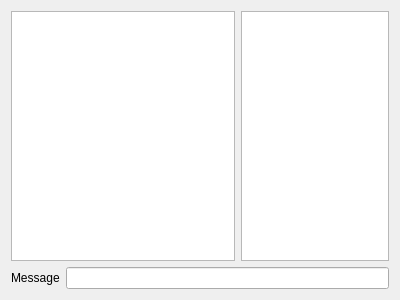
<?xml version="1.0" encoding="UTF-8"?>
<ui version="4.0">
 <class>qChat</class>
 <widget class="QWidget" name="qChat">
  <property name="geometry">
   <rect>
    <x>0</x>
    <y>0</y>
    <width>400</width>
    <height>300</height>
   </rect>
  </property>
  <property name="windowTitle">
   <string>Simple Chat</string>
  </property>
  <layout class="QVBoxLayout" name="verticalLayout">
   <item>
    <layout class="QHBoxLayout" name="horizontalLayout">
     <item>
      <widget class="QTextEdit" name="textEdit">
       <property name="readOnly">
        <bool>true</bool>
       </property>
      </widget>
     </item>
     <item>
      <widget class="QListWidget" name="userList">
       <property name="maximumSize">
        <size>
         <width>180</width>
         <height>16777215</height>
        </size>
       </property>
      </widget>
     </item>
    </layout>
   </item>
   <item>
    <layout class="QHBoxLayout" name="horizontalLayout_2">
     <item>
      <widget class="QLabel" name="msglabel">
       <property name="font">
        <font>
         <weight>50</weight>
         <italic>false</italic>
         <bold>false</bold>
        </font>
       </property>
       <property name="text">
        <string>Message</string>
       </property>
       <property name="wordWrap">
        <bool>false</bool>
       </property>
      </widget>
     </item>
     <item>
      <widget class="QLineEdit" name="msgEdit"/>
     </item>
    </layout>
   </item>
  </layout>
 </widget>
 <layoutdefault spacing="6" margin="11"/>
 <resources/>
 <connections/>
</ui>
